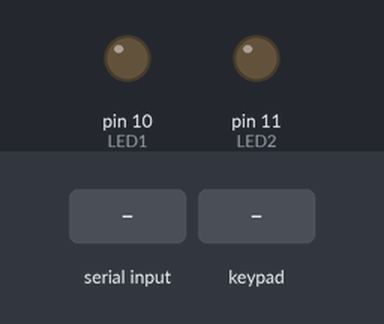
This sketch was run on a simulated Arduino Uno, built with avr-gcc and run on an emulated ATmega328P. Parts: output pins drawn as LEDs (lit = HIGH). Dashed ring = blinking. The test bench sets the inputs (shaded band). What the sketch prints to the serial monitor is not drawn.

Above: at 1.2 s.
1.3 s: "90,45\n" received over Serial
2.8 s: keypad keys 9 8 7 6 pressed 0.4 s apart
At 5.2 s:
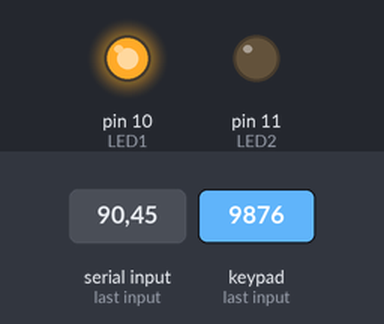
5.9 s: keypad keys 9 8 7 6 # pressed 0.4 s apart
At 7.5 s:
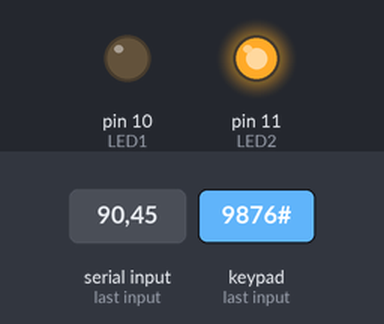
9.4 s: keypad keys 5 4 3 2 pressed 0.4 s apart
At 12.1 s:
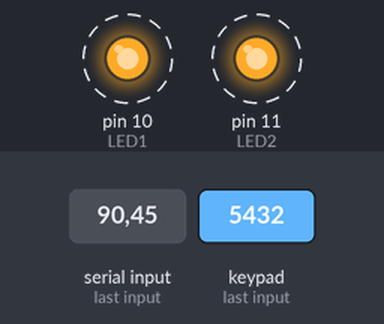
Timing chart, 0 to 15.0 s (numbered marks = the images above; inputs shaded):
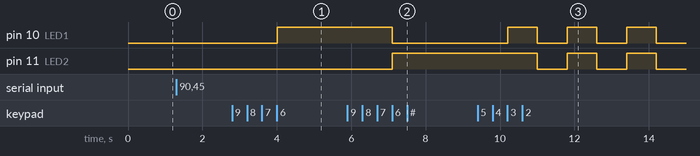

The sketch:

prb04.ino
```cpp
#include <Keypad.h>
#define LED1 10
#define LED2 11
const int ROW_NUM = 4;
const int COLUMN_NUM = 4;
char keys[ROW_NUM][COLUMN_NUM] = {
  { '1', '2', '3', 'A' },
  { '4', '5', '6', 'B' },
  { '7', '8', '9', 'C' },
  { '*', '0', '#', 'D' }
};
byte pin_rows[ROW_NUM] = { 9, 8, 7, 6 };
byte pin_column[COLUMN_NUM] = { 5, 4, 3, 2 };
Keypad mykeypad = Keypad(makeKeymap(keys), pin_rows, pin_column, ROW_NUM,
                         COLUMN_NUM);
void setup() {
  // put your setup code here, to run once:
  Serial.begin(9600);
  pinMode(LED1, OUTPUT);
  pinMode(LED2, OUTPUT);
}
void loop() {
  // put your main code here, to run repeatedly:
  Serial.print("\nMulti-Digit Input: ");
  while (Serial.available() == 0) {}
  int n = Serial.parseInt();
  Serial.println(n);
  Serial.print("Single Digit Inputs:");
  int keynum[4];
  for (int i = 0; i < 4; i++) {
    keynum[i] = mykeypad.waitForKey() - '0';
    Serial.print(" ");
    Serial.print(keynum[i]);
  }
  int m = 0;
  for (int i = 0; i < 4; i++) {
    if (n % keynum[i] == 0) {
      m++;
    }
  }
  if (m == 2) {
    digitalWrite(LED1, 1);
    digitalWrite(LED2, 0);
  } else if (m == 1) {
    digitalWrite(LED1, 0);
    digitalWrite(LED2, 1);
  } else if (m == 4) {
    int t = 1;
    while (t <= 5) {
      digitalWrite(LED1, 1);
      digitalWrite(LED2, 1);
      delay(800);
      digitalWrite(LED1, 0);
      digitalWrite(LED2, 0);
      delay(800);
      t++;
    }
  } else if (m == 3) {
    Serial.println("\n3 factors are present.");
    Serial.println("No condition is given for 3 factors.");
    Serial.println("Hence both the LEDs are off.");
    digitalWrite(LED1, 0);
    digitalWrite(LED2, 0);
  } else {
    Serial.println("\nNo factors are present.");
    digitalWrite(LED1, 0);
    digitalWrite(LED2, 0);
  }
}
```

Measured:
- after the input at 1.3 s, every drawn part: stays the same
- after the input at 2.8 s, pin 10 (LED1): LOW → HIGH after 1.2 s
- after the input at 5.9 s, pin 10 (LED1): HIGH → LOW after 1.2 s; pin 11 (LED2): LOW → HIGH after 1.2 s
- after the input at 9.4 s, pin 10 (LED1): alternates HIGH for 0.80 s and LOW for 0.80 s, starting after 0.80 s; pin 11 (LED2): alternates HIGH for 0.80 s and LOW for 0.80 s, starting after 1.6 s
